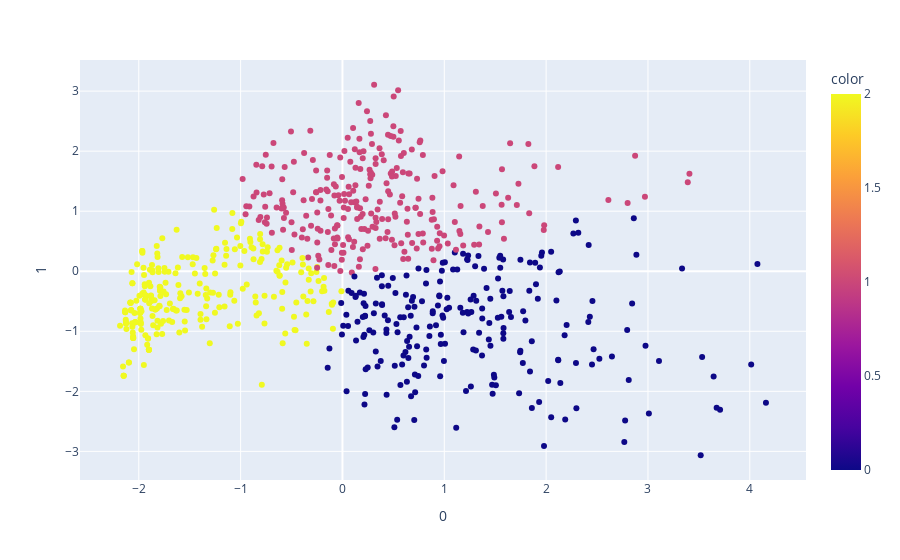

Notebook code cell kept with this figure:
### Code cell
pca = PCA(n_components=3)
components = pca.fit_transform(df_z)


fig = px.scatter(components, x=0, y=1, color=y_km)
fig.show()

### Figure 1 — Plotly figure (JSON) as saved in the notebook; plotly's stock layout.template omitted (floating-point values rounded to 4 significant figures; data arrays with more than 128 entries replaced by an {"elided": "..."} marker saying what was removed)
{"data": [{"hovertemplate": "0=%{x}<br>1=%{y}<br>color=%{marker.color}<extra></extra>", "legendgroup": "", "marker": {"color": {"elided": "747 int values"}, "coloraxis": "coloraxis", "symbol": "circle"}, "mode": "markers", "name": "", "orientation": "v", "showlegend": false, "type": "scatter", "x": {"elided": "747 float values"}, "xaxis": "x", "y": {"elided": "747 float values"}, "yaxis": "y"}], "layout": {"autosize": true, "coloraxis": {"colorbar": {"title": {"text": "color"}}, "colorscale": [[0, "#0d0887"], [0.1111, "#46039f"], [0.2222, "#7201a8"], [0.3333, "#9c179e"], [0.4444, "#bd3786"], [0.5556, "#d8576b"], [0.6667, "#ed7953"], [0.7778, "#fb9f3a"], [0.8889, "#fdca26"], [1, "#f0f921"]]}, "legend": {"tracegroupgap": 0}, "margin": {"t": 60}, "xaxis": {"anchor": "y", "autorange": true, "domain": [0, 1], "range": [-2.56, 4.535], "title": {"text": "0"}, "type": "linear"}, "yaxis": {"anchor": "x", "autorange": true, "domain": [0, 1], "range": [-3.502, 3.543], "title": {"text": "1"}, "type": "linear"}}}
